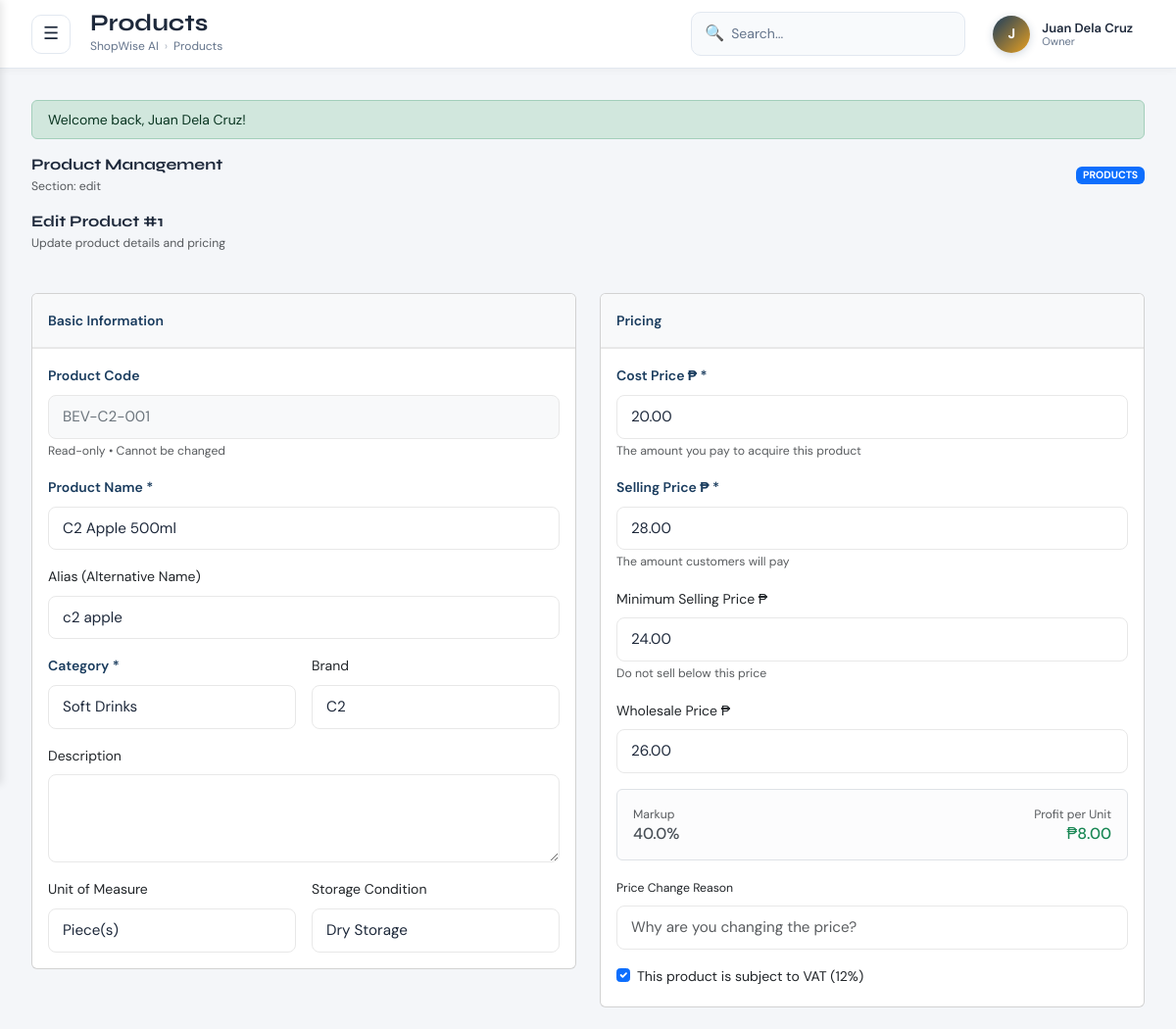
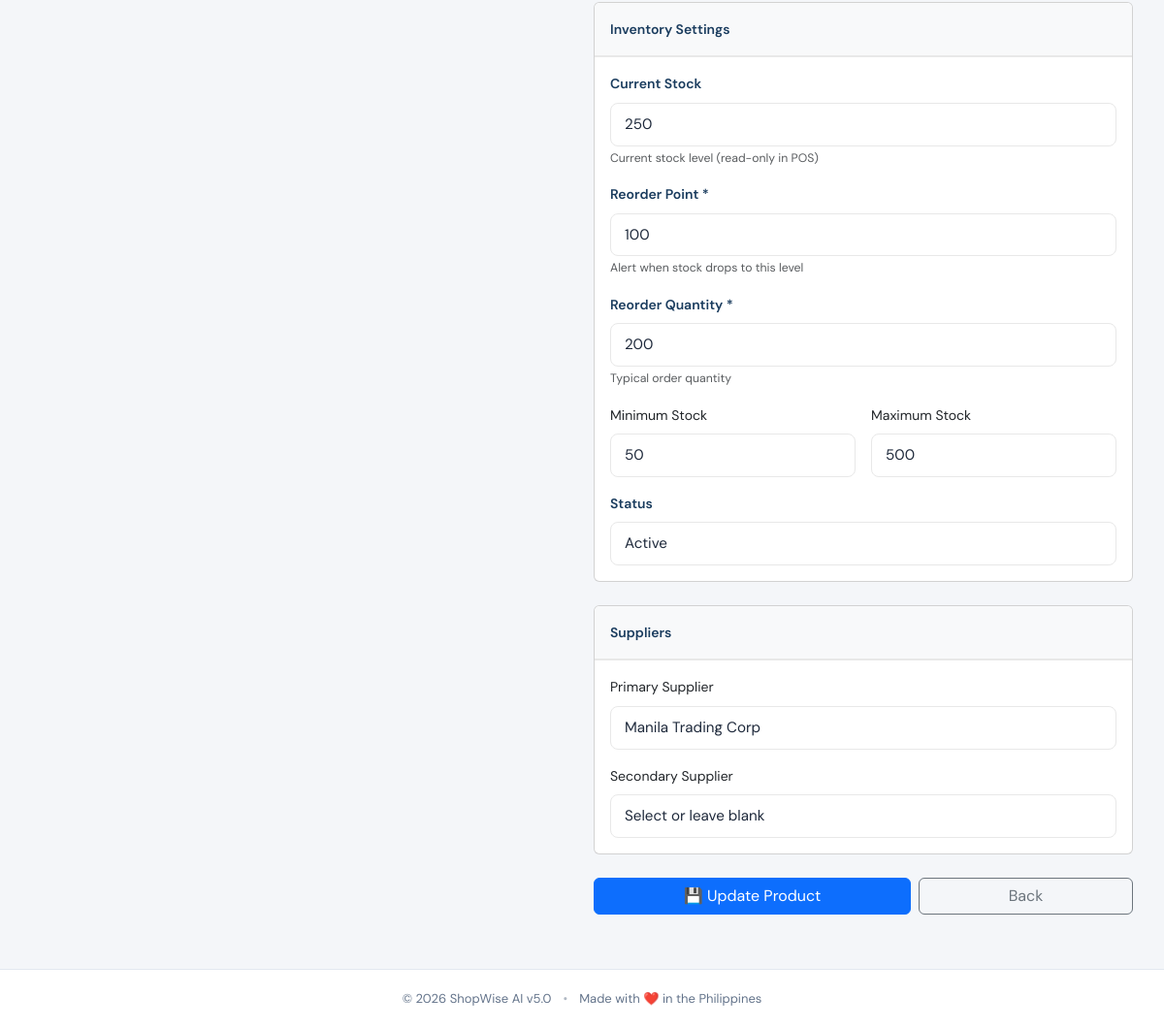
Screenshot of /products/1/edit (signed in) with the database file from the repository (2 pictures, top to bottom).
### tables this page shows
CREATE TABLE products (
    product_id INT UNSIGNED AUTO_INCREMENT PRIMARY KEY,
    branch_id INT UNSIGNED DEFAULT 1,
    product_code VARCHAR(30) NOT NULL UNIQUE,
    product_name VARCHAR(150) NOT NULL,
    product_alias VARCHAR(150) NULL COMMENT 'Search alias',
    category_id INT UNSIGNED NOT NULL,
    brand_id INT UNSIGNED NULL,
    primary_supplier_id INT UNSIGNED NULL,
    secondary_supplier_id INT UNSIGNED NULL,
    unit_of_measure VARCHAR(20) DEFAULT 'pc',
    storage_condition ENUM('dry','chilled','frozen') DEFAULT 'dry',
    description TEXT NULL,
    is_vatable TINYINT(1) DEFAULT 1,
    
    cost_price DECIMAL(12,2) NOT NULL DEFAULT 0.00,
    avg_cost_price DECIMAL(12,2) NOT NULL DEFAULT 0.00,
    selling_price DECIMAL(12,2) NOT NULL DEFAULT 0.00,
    wholesale_price DECIMAL(12,2) DEFAULT 0.00,
    min_selling_price DECIMAL(12,2) DEFAULT 0.00,
    promo_price DECIMAL(12,2) NULL,
    promo_start DATETIME NULL,
    promo_end DATETIME NULL,
    
    markup_pct DECIMAL(5,2) GENERATED ALWAYS AS (
        ROUND(((selling_price-cost_price)/NULLIF(cost_price,0))*100,2)
    ) STORED,
    margin_pct DECIMAL(5,2) GENERATED ALWAYS AS (
        ROUND(((selling_price-cost_price)/NULLIF(selling_price,0))*100,2)
    ) STORED,
    
    minimum_stock INT UNSIGNED DEFAULT 10,
    reorder_point INT UNSIGNED DEFAULT 20,
    reorder_qty INT UNSIGNED DEFAULT 50,
    maximum_stock INT UNSIGNED DEFAULT 500,
    current_stock INT UNSIGNED DEFAULT 0,
    
    image_path VARCHAR(255) NULL,
    status ENUM('active','inactive','discontinued','seasonal') DEFAULT 'active',
    
    created_by INT UNSIGNED NULL,
    created_at DATETIME DEFAULT CURRENT_TIMESTAMP,
    updated_at DATETIME DEFAULT CURRENT_TIMESTAMP ON UPDATE CURRENT_TIMESTAMP,
    
    FOREIGN KEY (category_id) REFERENCES categories(category_id) ON DELETE RESTRICT,
    FOREIGN KEY (brand_id) REFERENCES brands(brand_id) ON DELETE SET NULL,
    FOREIGN KEY (primary_supplier_id) REFERENCES suppliers(supplier_id) ON DELETE SET NULL,
    FOREIGN KEY (secondary_supplier_id) REFERENCES suppliers(supplier_id) ON DELETE SET NULL,
    FOREIGN KEY (branch_id) REFERENCES branches(branch_id) ON DELETE CASCADE,
    
    INDEX idx_code (product_code),
    INDEX idx_name (product_name),
    INDEX idx_category (category_id),
    INDEX idx_brand (brand_id),
    INDEX idx_status (status),
    INDEX idx_current_stock (current_stock)
);

CREATE TABLE categories (
    category_id INT UNSIGNED AUTO_INCREMENT PRIMARY KEY,
    parent_id INT UNSIGNED NULL,
    category_name VARCHAR(60) NOT NULL,
    icon VARCHAR(20) NULL COMMENT 'Emoji icon',
    sort_order SMALLINT UNSIGNED DEFAULT 0,
    status ENUM('active','inactive') DEFAULT 'active',
    created_at DATETIME DEFAULT CURRENT_TIMESTAMP,
    FOREIGN KEY (parent_id) REFERENCES categories(category_id) ON DELETE SET NULL,
    INDEX idx_parent (parent_id),
    INDEX idx_status (status)
);

CREATE TABLE brands (
    brand_id INT UNSIGNED AUTO_INCREMENT PRIMARY KEY,
    brand_name VARCHAR(60) NOT NULL,
    status ENUM('active','inactive') DEFAULT 'active',
    created_at DATETIME DEFAULT CURRENT_TIMESTAMP,
    INDEX idx_name (brand_name)
);

CREATE TABLE suppliers (
    supplier_id INT UNSIGNED AUTO_INCREMENT PRIMARY KEY,
    supplier_name VARCHAR(100) NOT NULL,
    contact_person VARCHAR(100),
    phone VARCHAR(20),
    alt_phone VARCHAR(20) NULL,
    email VARCHAR(100) NULL,
    viber VARCHAR(20) NULL,
    address TEXT,
    payment_terms VARCHAR(60),
    credit_limit DECIMAL(12,2) DEFAULT 0.00,
    lead_time_days TINYINT UNSIGNED DEFAULT 7,
    delivery_days VARCHAR(50) NULL COMMENT 'e.g., Mon,Wed,Fri',
    min_order_value DECIMAL(12,2) DEFAULT 0.00,
    bank_details TEXT NULL,
    contract_start DATE NULL,
    contract_end DATE NULL,
    status ENUM('active','inactive','blacklisted') DEFAULT 'active',
    created_at DATETIME DEFAULT CURRENT_TIMESTAMP,
    INDEX idx_name (supplier_name),
    INDEX idx_status (status)
);

### views/products/edit.php (the view, shortened to what the rows shown need)
<?php
$productId = (int)($id ?? ($product['product_id'] ?? ($extra['id'] ?? 0)));
?>
<div class="page-header mb-4">
    <div>
        <h5 class="mb-1">Edit Product #<?= e((string)$productId) ?></h5>
        <p class="text-muted small">Update product details and pricing</p>
    </div>
</div>
<form method="POST" action="<?= e(BASE_URL) ?>/products/<?= e((string)$productId) ?>/update" id="editForm" class="row g-4">
    <div class="col-lg-6">
        <div class="card card-soft">
            <div class="card-header">Basic Information</div>
            <div class="card-body">
                <div class="mb-3">
                    <label class="form-label fw-600">Product Code</label>
                    <input type="text" class="form-control sw-input" value="<?= e($product['product_code'] ?? '') ?>" disabled>
                    <small class="text-muted">Read-only • Cannot be changed</small>
                </div>
                <div class="mb-3">
                    <label class="form-label fw-600">Product Name *</label>
                    <input type="text" name="product_name" class="form-control sw-input" value="<?= e($product['product_name'] ?? '') ?>" required>
                </div>
                <div class="mb-3">
                    <label class="form-label">Alias (Alternative Name)</label>
                    <input type="text" name="product_alias" class="form-control sw-input" value="<?= e($product['product_alias'] ?? '') ?>">
                </div>
                <div class="row g-3">
                    <div class="col-sm-6">
                        <label class="form-label fw-600">Category *</label>
                        <select name="category_id" class="form-select sw-input" required>
                            <?php foreach (($categories ?? []) as $cat): ?>
                                <option value="<?= e((string)$cat['category_id']) ?>" <?= ((int)($product['category_id'] ?? 0) === (int)$cat['category_id']) ? 'selected' : '' ?>>
                                    <?= e($cat['category_name']) ?>
                                </option>
                            <?php endforeach; ?>
                        </select>
                    </div>
                    <div class="col-sm-6">
                        <label class="form-label">Brand</label>
                        <select name="brand_id" class="form-select sw-input">
                            <?php foreach (($brands ?? []) as $brand): ?>
                                <option value="<?= e((string)$brand['brand_id']) ?>" <?= ((int)($product['brand_id'] ?? 0) === (int)$brand['brand_id']) ? 'selected' : '' ?>>
                                    <?= e($brand['brand_name']) ?>
                                </option>
                            <?php endforeach; ?>
                        </select>
                    </div>
                </div>
                <div class="mb-3 mt-3">
                    <label class="form-label">Description</label>
                    <textarea name="description" class="form-control sw-input" rows="3"><?= e($product['description'] ?? '') ?></textarea>
                </div>
                <div class="row g-3">
                    <div class="col-sm-6">
                        <label class="form-label">Unit of Measure</label>
                        <select name="unit_of_measure" class="form-select sw-input">
                            <option value="pc" <?= (($product['unit_of_measure'] ?? '') === 'pc') ? 'selected' : '' ?>>Piece(s)</option>
                        </select>
                    </div>
                    <div class="col-sm-6">
                        <label class="form-label">Storage Condition</label>
                        <select name="storage_condition" class="form-select sw-input">
                            <option value="dry" <?= (($product['storage_condition'] ?? '') === 'dry') ? 'selected' : '' ?>>Dry Storage</option>
                        </select>
                    </div>
                </div>
            </div>
        </div>
    </div>
    <div class="col-lg-6">
        <div class="card card-soft mb-4">
            <div class="card-header">Pricing</div>
            <div class="card-body">
                <div class="mb-3">
                    <label class="form-label fw-600">Cost Price ₱ *</label>
                    <input type="number" step="0.01" name="cost_price" id="costPrice" class="form-control sw-input" value="<?= e((string)($product['cost_price'] ?? '0.00')) ?>" required>
                    <small class="text-muted">The amount you pay to acquire this product</small>
                </div>
                <div class="mb-3">
                    <label class="form-label fw-600">Selling Price ₱ *</label>
                    <input type="number" step="0.01" name="selling_price" id="sellingPrice" class="form-control sw-input" value="<?= e((string)($product['selling_price'] ?? '0.00')) ?>" required>
                    <small class="text-muted">The amount customers will pay</small>
                </div>
                <div class="mb-3">
                    <label class="form-label">Minimum Selling Price ₱</label>
                    <input type="number" step="0.01" name="min_selling_price" id="minSellingPrice" class="form-control sw-input" value="<?= e((string)($product['min_selling_price'] ?? '0.00')) ?>">
                    <small class="text-muted">Do not sell below this price</small>
                </div>
                <div class="mb-3">
                    <label class="form-label">Wholesale Price ₱</label>
                    <input type="number" step="0.01" name="wholesale_price" class="form-control sw-input" value="<?= e((string)($product['wholesale_price'] ?? '0.00')) ?>">
                </div>
                <div class="alert alert-light border d-flex justify-content-between align-items-center">
                    <div>
                        <div class="small text-muted">Markup</div>
                        <div class="h6 mb-0" id="markupPercent">0%</div>
                    </div>
                    <div class="text-end">
                        <div class="small text-muted">Profit per Unit</div>
                        <div class="h6 mb-0 text-success" id="profitAmount">₱0.00</div>
                    </div>
                </div>
                <div class="mb-3">
                    <label class="form-label small">Price Change Reason</label>
                    <input type="text" name="price_change_reason" class="form-control sw-input" placeholder="Why are you changing the price?">
                </div>
                <div class="form-check">
                    <input type="checkbox" name="is_vatable" class="form-check-input" id="isVatable" value="1" <?= ((int)($product['is_vatable'] ?? 0)) ? 'checked' : '' ?>>
                    <label class="form-check-label" for="isVatable">
                        This product is subject to VAT (12%)
                    </label>
                </div>
            </div>
        </div>
        <div class="card card-soft">
            <div class="card-header">Inventory Settings</div>
            <div class="card-body">
                <div class="mb-3">
                    <label class="form-label fw-600">Current Stock</label>
                    <input type="number" name="current_stock" class="form-control sw-input" value="<?= e((string)($product['current_stock'] ?? '0')) ?>">
                    <small class="text-muted">Current stock level (read-only in POS)</small>
                </div>
                <div class="mb-3">
                    <label class="form-label fw-600">Reorder Point *</label>
                    <input type="number" name="reorder_point" class="form-control sw-input" value="<?= e((string)($product['reorder_point'] ?? '20')) ?>" required>
                    <small class="text-muted">Alert when stock drops to this level</small>
                </div>
                <div class="mb-3">
                    <label class="form-label fw-600">Reorder Quantity *</label>
                    <input type="number" name="reorder_qty" class="form-control sw-input" value="<?= e((string)($product['reorder_qty'] ?? '50')) ?>" required>
                    <small class="text-muted">Typical order quantity</small>
                </div>
                <div class="row g-3">
                    <div class="col-sm-6">
                        <label class="form-label">Minimum Stock</label>
                        <input type="number" name="minimum_stock" class="form-control sw-input" value="<?= e((string)($product['minimum_stock'] ?? '10')) ?>">
                    </div>
                    <div class="col-sm-6">
                        <label class="form-label">Maximum Stock</label>
                        <input type="number" name="maximum_stock" class="form-control sw-input" value="<?= e((string)($product['maximum_stock'] ?? '500')) ?>">
                    </div>
                </div>
                <div class="mt-3">
                    <label class="form-label fw-600">Status</label>
                    <select name="status" class="form-select sw-input">
                        <option value="active" <?= (($product['status'] ?? '') === 'active') ? 'selected' : '' ?>>Active</option>
                    </select>
                </div>
            </div>
        </div>
        <div class="card card-soft mt-4">
            <div class="card-header">Suppliers</div>
            <div class="card-body">
                <div class="mb-3">
                    <label class="form-label">Primary Supplier</label>
                    <select name="primary_supplier_id" class="form-select sw-input">
                        <?php foreach (($suppliers ?? []) as $supplier): ?>
                            <option value="<?= e((string)$supplier['supplier_id']) ?>" <?= ((int)($product['primary_supplier_id'] ?? 0) === (int)$supplier['supplier_id']) ? 'selected' : '' ?>>
                                <?= e($supplier['supplier_name']) ?>
                            </option>
                        <?php endforeach; ?>
                    </select>
                </div>
                <div class="mb-0">
                    <label class="form-label">Secondary Supplier</label>
                    <select name="secondary_supplier_id" class="form-select sw-input">
                        <option value="">Select or leave blank</option>
                    </select>
                </div>
            </div>
        </div>
    </div>
</form>
<div class="row mt-4 mb-4">
    <div class="col-lg-6"></div>
    <div class="col-lg-6">
        <div class="d-flex gap-2">
            <button type="submit" form="editForm" class="btn btn-primary flex-grow-1">
                💾 Update Product
            </button>
            <a href="<?= e(BASE_URL) ?>/products" class="btn btn-outline-secondary flex-grow-1">Back</a>
        </div>
    </div>
</div>

### core/Router.php (shortened to what the rows shown need)
<?php
class Router
{
    private static array $routes = [];
    private static string $basePath = '/ShopWise_ai';
    public static function get(string $pattern, string $controller, string $method): void
    {
        self::$routes[] = [
            'method' => 'GET',
            'pattern' => $pattern,
            'controller' => $controller,
            'action' => $method
        ];
    }
    public static function post(string $pattern, string $controller, string $method): void
    {
        self::$routes[] = [
            'method' => 'POST',
            'pattern' => $pattern,
            'controller' => $controller,
            'action' => $method
        ];
    }
    public static function dispatch(): void
    {
        $requestMethod = $_SERVER['REQUEST_METHOD'];
        $requestUri = $_SERVER['REQUEST_URI'];
        $requestUri = strtok($requestUri, '?');
        $requestUri = str_replace(self::$basePath, '', $requestUri);
        foreach (self::$routes as $route) {
            if ($route['method'] !== $requestMethod) {
                continue;
            }
            $pattern = self::convertPatternToRegex($route['pattern']);
            if (preg_match($pattern, $requestUri, $matches)) {
                $params = array_filter($matches, 'is_string', ARRAY_FILTER_USE_KEY);
                $actionName = $route['action'];
                $controller = new $controllerName();
                call_user_func_array([$controller, $actionName], $params);
                return;
            }
        }
    }
    private static function convertPatternToRegex(string $pattern): string
    {
        $pattern = str_replace('/', '\/', $pattern);
        $pattern = preg_replace('/:([\w]+)/', '(?P<$1>[^\/]+)', $pattern);
        return '/^' . $pattern . '$/';
    }
}

### rows the page displays
products: product_code "BEV-C2-001", product_name "C2 Apple 500ml", product_alias "c2 apple", category_id "Soft Drinks", brand_id "C2", storage_condition "Dry Storage", cost_price "20.00", selling_price "28.00", min_selling_price "24.00", wholesale_price "26.00", is_vatable "☑", current_stock "250", reorder_point "100", reorder_qty "200", minimum_stock "50", maximum_stock "500", status "Active", primary_supplier_id "Manila Trading Corp"
